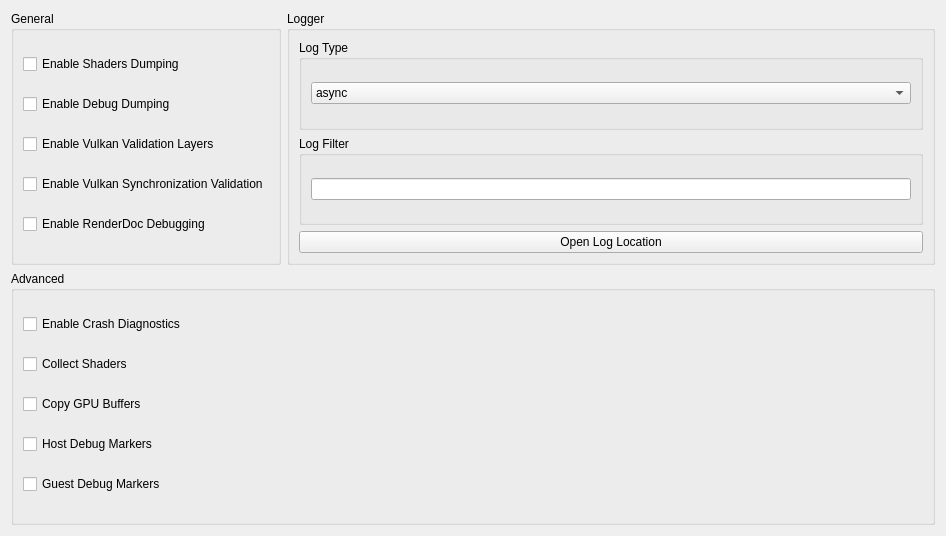
      <widget class="QWidget" name="debugTabContents">
       <property name="geometry">
        <rect>
         <x>0</x>
         <y>0</y>
         <width>946</width>
         <height>536</height>
        </rect>
       </property>
       <layout class="QVBoxLayout" name="debugTabVLayout" stretch="0,0">
        <item>
         <layout class="QHBoxLayout" name="horizontalLayout_5">
          <property name="leftMargin">
           <number>0</number>
          </property>
          <property name="topMargin">
           <number>0</number>
          </property>
          <item>
           <layout class="QHBoxLayout" name="debugTabHLayout" stretch="0">
            <item>
             <widget class="QGroupBox" name="debugTabGroupBox">
              <property name="enabled">
               <bool>true</bool>
              </property>
              <property name="title">
               <string>General</string>
              </property>
              <property name="alignment">
               <set>Qt::AlignmentFlag::AlignLeading|Qt::AlignmentFlag::AlignLeft|Qt::AlignmentFlag::AlignTop</set>
              </property>
              <layout class="QVBoxLayout" name="debugTabLayout">
               <item>
                <widget class="QCheckBox" name="dumpShadersCheckBox">
                 <property name="text">
                  <string>Enable Shaders Dumping</string>
                 </property>
                </widget>
               </item>
               <item>
                <widget class="QCheckBox" name="debugDump">
                 <property name="text">
                  <string>Enable Debug Dumping</string>
                 </property>
                </widget>
               </item>
               <item>
                <widget class="QCheckBox" name="vkValidationCheckBox">
                 <property name="text">
                  <string>Enable Vulkan Validation Layers</string>
                 </property>
                </widget>
               </item>
               <item>
                <widget class="QCheckBox" name="vkSyncValidationCheckBox">
                 <property name="text">
                  <string>Enable Vulkan Synchronization Validation</string>
                 </property>
                </widget>
               </item>
               <item>
                <widget class="QCheckBox" name="rdocCheckBox">
                 <property name="text">
                  <string>Enable RenderDoc Debugging</string>
                 </property>
                </widget>
               </item>
              </layout>
             </widget>
            </item>
           </layout>
          </item>
          <item>
           <layout class="QVBoxLayout" name="loggerTabLayoutRight">
            <item>
             <widget class="QGroupBox" name="loggerGroupBox">
              <property name="title">
               <string>Logger</string>
              </property>
              <layout class="QVBoxLayout" name="loggerLayout">
               <item>
                <widget class="QWidget" name="LogTypeWidget" native="true">
                 <layout class="QVBoxLayout" name="LogTypeLayout">
                  <property name="leftMargin">
                   <number>0</number>
                  </property>
                  <property name="topMargin">
                   <number>0</number>
                  </property>
                  <property name="rightMargin">
                   <number>0</number>
                  </property>
                  <property name="bottomMargin">
                   <number>0</number>
                  </property>
                  <item>
                   <widget class="QGroupBox" name="logTypeGroupBox">
                    <property name="title">
                     <string>Log Type</string>
                    </property>
                    <layout class="QVBoxLayout" name="logTypeBoxLayout">
                     <item>
                      <widget class="QComboBox" name="logTypeComboBox">
                       <item>
                        <property name="text">
                         <string>async</string>
                        </property>
                       </item>
                       <item>
                        <property name="text">
                         <string>sync</string>
                        </property>
                       </item>
                      </widget>
                     </item>
                    </layout>
                   </widget>
                  </item>
                 </layout>
                </widget>
               </item>
               <item>
                <layout class="QVBoxLayout" name="vLayoutLogFilter">
                 <property name="spacing">
                  <number>6</number>
                 </property>
                 <property name="leftMargin">
                  <number>0</number>
                 </property>
                 <item>
                  <layout class="QHBoxLayout" name="hLayoutLogFilter">
                   <item>
                    <widget class="QGroupBox" name="logFilter">
                     <property name="title">
                      <string>Log Filter</string>
                     </property>
                     <layout class="QVBoxLayout" name="logFilterLayout">
                      <item>
                       <widget class="QLineEdit" name="logFilterLineEdit"/>
                      </item>
                     </layout>
                    </widget>
                   </item>
                  </layout>
                 </item>
                </layout>
               </item>
               <item>
                <widget class="QPushButton" name="OpenLogLocationButton">
                 <property name="text">
                  <string>Open Log Location</string>
                 </property>
                </widget>
               </item>
              </layout>
             </widget>
            </item>
           </layout>
          </item>
         </layout>
        </item>
        <item>
         <widget class="QGroupBox" name="advancedGroupBox">
          <property name="sizePolicy">
           <sizepolicy hsizetype="Preferred" vsizetype="Preferred">
            <horstretch>0</horstretch>
            <verstretch>0</verstretch>
           </sizepolicy>
          </property>
          <property name="title">
           <string>Advanced</string>
          </property>
          <property name="alignment">
           <set>Qt::AlignmentFlag::AlignLeading|Qt::AlignmentFlag::AlignLeft|Qt::AlignmentFlag::AlignTop</set>
          </property>
          <layout class="QVBoxLayout" name="advancedLayout">
           <item>
            <widget class="QCheckBox" name="crashDiagnosticsCheckBox">
             <property name="text">
              <string>Enable Crash Diagnostics</string>
             </property>
            </widget>
           </item>
           <item>
            <widget class="QCheckBox" name="collectShaderCheckBox">
             <property name="text">
              <string>Collect Shaders</string>
             </property>
            </widget>
           </item>
           <item>
            <widget class="QCheckBox" name="copyGPUBuffersCheckBox">
             <property name="text">
              <string>Copy GPU Buffers</string>
             </property>
            </widget>
           </item>
           <item>
            <widget class="QCheckBox" name="hostMarkersCheckBox">
             <property name="text">
              <string>Host Debug Markers</string>
             </property>
            </widget>
           </item>
           <item>
            <widget class="QCheckBox" name="guestMarkersCheckBox">
             <property name="text">
              <string>Guest Debug Markers</string>
             </property>
            </widget>
           </item>
          </layout>
         </widget>
        </item>
       </layout>
      </widget>
